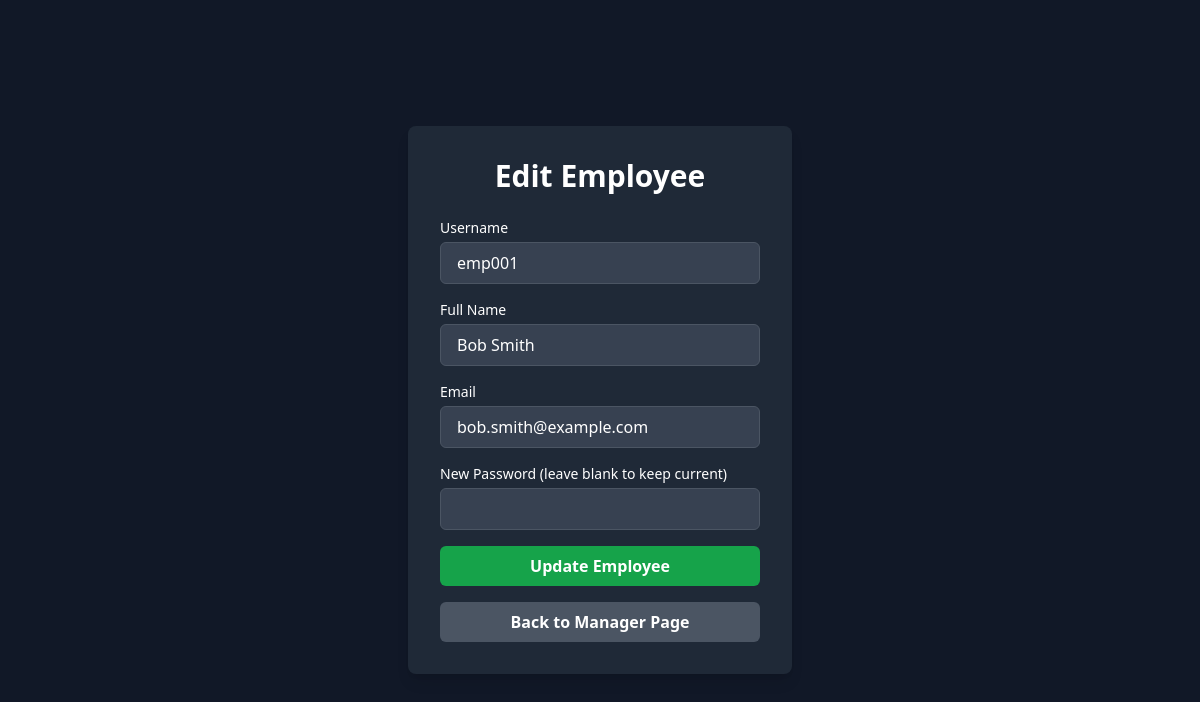
Page /manager/edit-employee?id=2 (signed in) on the committed database.
### tables this page shows
CREATE TABLE `user` (
  `id` int(11) NOT NULL,
  `username` varchar(255) NOT NULL,
  `name` varchar(255) NOT NULL,
  `email` varchar(255) NOT NULL,
  `password` varchar(255) NOT NULL,
  `role` enum('manager','employee') NOT NULL,
  `employee_code` char(7) DEFAULT NULL,
  `created_at` timestamp NOT NULL DEFAULT current_timestamp()
);

### app/Controllers/Manager.php (called while the page is built, shortened)
<?php
class Manager
{
    public function editEmployee(): void
    {
        $userId = (int)$_GET['id'];
        $userData = (new User())->getUserById($userId);
        include __DIR__ . '/../../app/Views/edit-employee.php';
    }
}

### app/Core/Database.php (called while the page is built, shortened)
<?php
class Database
{
    private static ?Database $instance = null;
    private ?PDO $connection = null;
    private string $host = "localhost";
    private string $dbname = "vacationportal";
    private string $username = "root";
    private string $password = "";
    private function __construct()
    {
        try {
            $this->connection = new PDO(
                "mysql:host=$this->host;dbname=$this->dbname",
                $this->username,
                $this->password,
                [
                    PDO::ATTR_ERRMODE => PDO::ERRMODE_EXCEPTION,
                    PDO::ATTR_DEFAULT_FETCH_MODE => PDO::FETCH_ASSOC
                ]
            );
        } catch (PDOException $e) {
            error_log("Database Error in constructor: " . $e->getMessage(), 3);
            throw new PDOException("Database connection failed.");
        }
    }
    public static function getInstance(): Database
    {
        if (self::$instance === null) {
            self::$instance = new Database();
        }
        return self::$instance;
    }
    public function getConnection(): PDO
    {
        return $this->connection;
    }
}

### app/Models/User.php (called while the page is built, shortened)
<?php
class User
{
    private PDO $connection;
    public function __construct()
    {
        $this->connection = Database::getInstance()->getConnection();
    }
    public function getUserById(int $userId): ?array
    {
        $query = "SELECT * FROM `User` WHERE id = :id";
        try {
            $statement = $this->connection->prepare($query);
            $statement->bindValue(':id', $userId, PDO::PARAM_INT);
            $statement->execute();
            $user = $statement->fetch(PDO::FETCH_ASSOC);
            return $user ?: null;
        } catch (PDOException $e) {
            error_log("Database Error in getUserById: " . $e->getMessage(), 3);
            return null;
        }
    }
}

### app/Views/edit-employee.php (the view, shortened to what this page needs)
<!DOCTYPE html>
<html lang="en">
<head>
    <script src="https://cdn.tailwindcss.com"></script>
</head>
<body class="bg-gray-900 flex items-center justify-center min-h-screen text-white">
<div class="bg-gray-800 text-white p-8 rounded-lg shadow-lg w-96">
    <h2 class="text-3xl font-bold text-center mb-6">Edit Employee</h2>
    <form method="POST" action="/manager/edit-employee?id=<?php echo urlencode($userId); ?>" class="space-y-4">
        <div>
            <label for="username" class="block text-sm font-medium">Username</label>
            <input type="text" id="username" name="username" value="<?= htmlspecialchars($userData['username']); ?>"
                   required
                   class="w-full px-4 py-2 mt-1 rounded-md bg-gray-700 text-white border border-gray-600 focus:border-blue-400 focus:outline-none focus:ring-2 focus:ring-blue-500">
        </div>
        <div>
            <label for="name" class="block text-sm font-medium">Full Name</label>
            <input type="text" id="name" name="name" value="<?= htmlspecialchars($userData['name']); ?>" required
                   class="w-full px-4 py-2 mt-1 rounded-md bg-gray-700 text-white border border-gray-600 focus:border-blue-400 focus:outline-none focus:ring-2 focus:ring-blue-500">
        </div>
        <div>
            <label for="email" class="block text-sm font-medium">Email</label>
            <input type="email" id="email" name="email" value="<?= htmlspecialchars($userData['email']); ?>" required
                   class="w-full px-4 py-2 mt-1 rounded-md bg-gray-700 text-white border border-gray-600 focus:border-blue-400 focus:outline-none focus:ring-2 focus:ring-blue-500">
        </div>
        <div>
            <label for="password" class="block text-sm font-medium">New Password (leave blank to keep current)</label>
            <input type="password" id="password" name="password"
                   class="w-full px-4 py-2 mt-1 rounded-md bg-gray-700 text-white border border-gray-600 focus:border-blue-400 focus:outline-none focus:ring-2 focus:ring-blue-500">
        </div>
        <button type="submit"
                class="w-full bg-green-600 hover:bg-green-700 transition px-4 py-2 rounded-md text-white font-semibold">
            Update Employee
        </button>
    </form>
    <a href="/manager/dashboard"
       class="block text-center mt-4 bg-gray-600 hover:bg-gray-700 px-4 py-2 rounded-md text-white font-semibold">
        Back to Manager Page
    </a>
</div>
</body>
</html>

### rows in the picture
user: username "emp001", name "Bob Smith", email "bob.smith@example.com"
